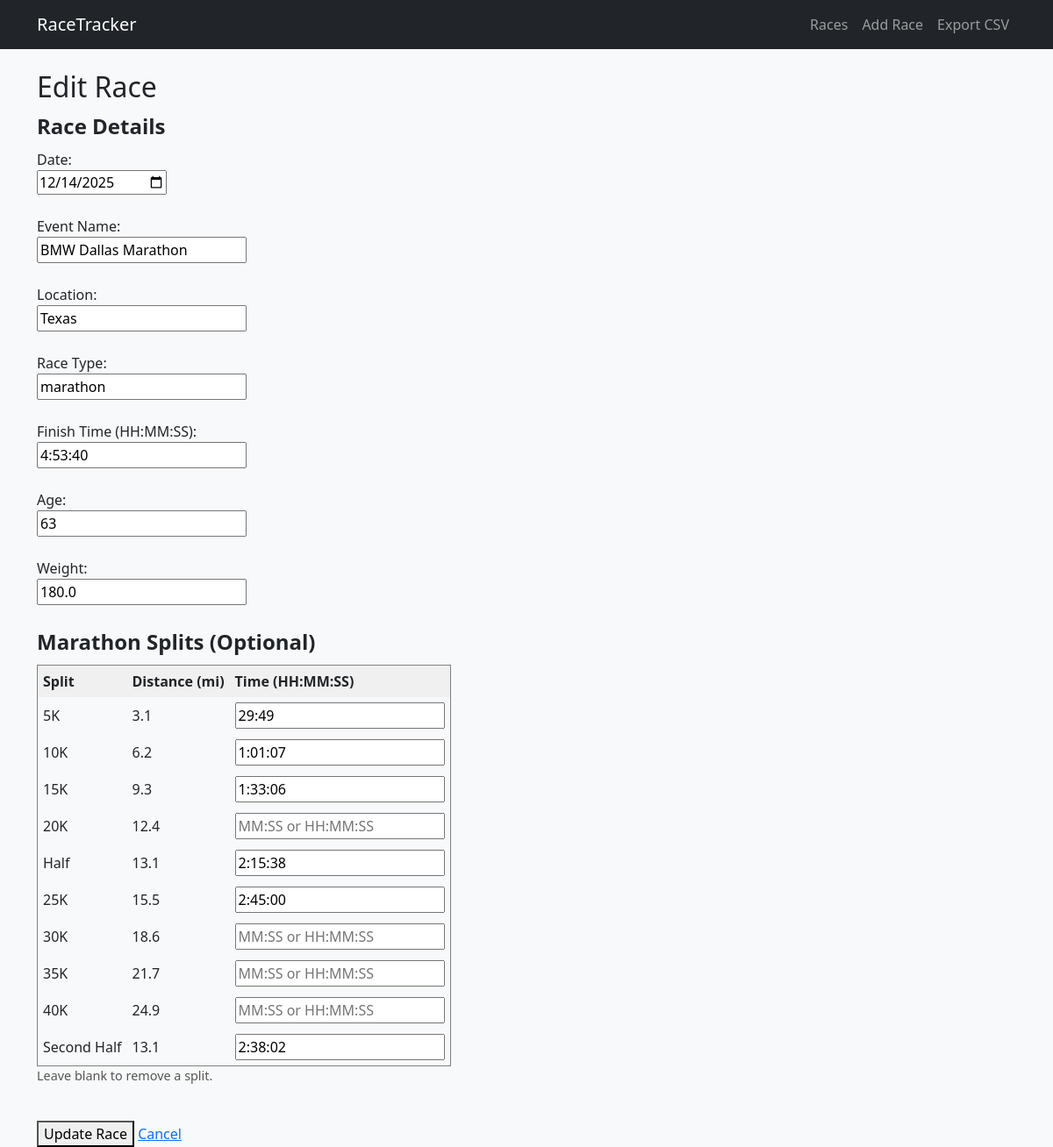
Screenshot of /races/32/edit with the database file from the repository.
### tables this page shows
CREATE TABLE races (
        id INTEGER PRIMARY KEY AUTOINCREMENT,
        date TEXT NOT NULL,
        event_name TEXT NOT NULL,
        location TEXT NOT NULL,
        race_type TEXT NOT NULL,
        finish_time TEXT NOT NULL,
        pace TEXT,
        age INTEGER,
        weight REAL
    );

CREATE TABLE race_splits (
    id INTEGER PRIMARY KEY AUTOINCREMENT,
    race_id INTEGER NOT NULL,
    label TEXT NOT NULL,          -- e.g. "5K", "10K", "Half", "30K"
    distance_miles REAL NOT NULL, -- used for pace calc
    split_time TEXT NOT NULL,     -- HH:MM:SS
    pace TEXT,
    FOREIGN KEY (race_id) REFERENCES races(id) ON DELETE CASCADE
    );

### app.py (the view, shortened to what this page needs)
@app.route("/races/<int:race_id>/edit", methods=["GET", "POST"])
def edit_race(race_id):
    conn = get_connection()
    cur = conn.cursor()
    race = cur.execute("SELECT * FROM races WHERE id=?", (race_id,)).fetchone()
    splits = cur.execute("SELECT * FROM race_splits WHERE race_id=?", (race_id,)).fetchall()
    split_map = {s["label"]: s["split_time"] for s in splits}
    return render_template("race_edit.html", race=race, splits=MARATHON_SPLITS, split_map=split_map)

### db.py (called while the page is built)
def get_connection():
    conn = sqlite3.connect(DB_NAME)
    conn.row_factory = sqlite3.Row
    return conn

### templates/race_edit.html
{% extends "base.html" %}
{% block content %}
<h2>Edit Race</h2>
<form method="post">
    <fieldset>
        <legend><strong>Race Details</strong></legend>
        <label>Date:</label><br>
        <input type="date" name="date" value="{{ race.date }}" required><br><br>
        <label>Event Name:</label><br>
        <input type="text" name="event_name" value="{{ race.event_name }}" required><br><br>
        <label>Location:</label><br>
        <input type="text" name="location" value="{{ race.location }}" required><br><br>
        <label>Race Type:</label><br>
        <input type="text" name="race_type" value="{{ race.race_type }}" readonly><br><br>
        <label>Finish Time (HH:MM:SS):</label><br>
        <input type="text" name="finish_time"
               value="{{ race.finish_time }}"
               placeholder="4:38:22"
               required><br><br>
        <label>Age:</label><br>
        <input type="number" name="age" value="{{ race.age }}"><br><br>
        <label>Weight:</label><br>
        <input type="number" step="0.1" name="weight" value="{{ race.weight }}"><br>
    </fieldset>
    <br>
    <fieldset>
        <legend><strong>Marathon Splits (Optional)</strong></legend>
        <table border="1" cellpadding="6" cellspacing="0">
            <tr style="background:#f0f0f0;">
                <th>Split</th>
                <th>Distance (mi)</th>
                <th>Time (HH:MM:SS)</th>
            </tr>
            {% for key, data in splits.items() %}
            <tr>
                <td>{{ data[0] }}</td>
                <td>{{ "%.1f"|format(data[1]) }}</td>
                <td>
                    <input type="text"
                        name="split_{{ key }}"
                        value="{{ split_map.get(data[0], '') }}"
                        placeholder="MM:SS or HH:MM:SS">
                </td>
            </tr>
            {% endfor %}
        </table>
        <p style="font-size:0.9em; color:#555;">
            Leave blank to remove a split.
        </p>
    </fieldset>
    <br>
    <button type="submit">Update Race</button>
    <a href="{{ url_for('list_races') }}">Cancel</a>
</form>
{% endblock %}

### rows the page displays
races: date "12/14/2025", event_name "BMW Dallas Marathon", location "Texas", race_type "marathon", finish_time "4:53:40", age "63", weight "180.0"
race_splits: get "29:49"
race_splits: get "1:01:07"
race_splits: get "1:33:06"
race_splits: label "Half", distance_miles "13.1", get "2:15:38"
race_splits: get "2:45:00"
race_splits: label "Second Half", distance_miles "13.1", get "2:38:02"

### other values shown
{{ data[0] }} "5K" "10K" "15K" "20K" "25K" "30K" "35K" "40K"
{{ "%.1f"|format(data[1]) }} "3.1" "6.2" "9.3" "12.4" "15.5" "18.6" "21.7" "24.9"
